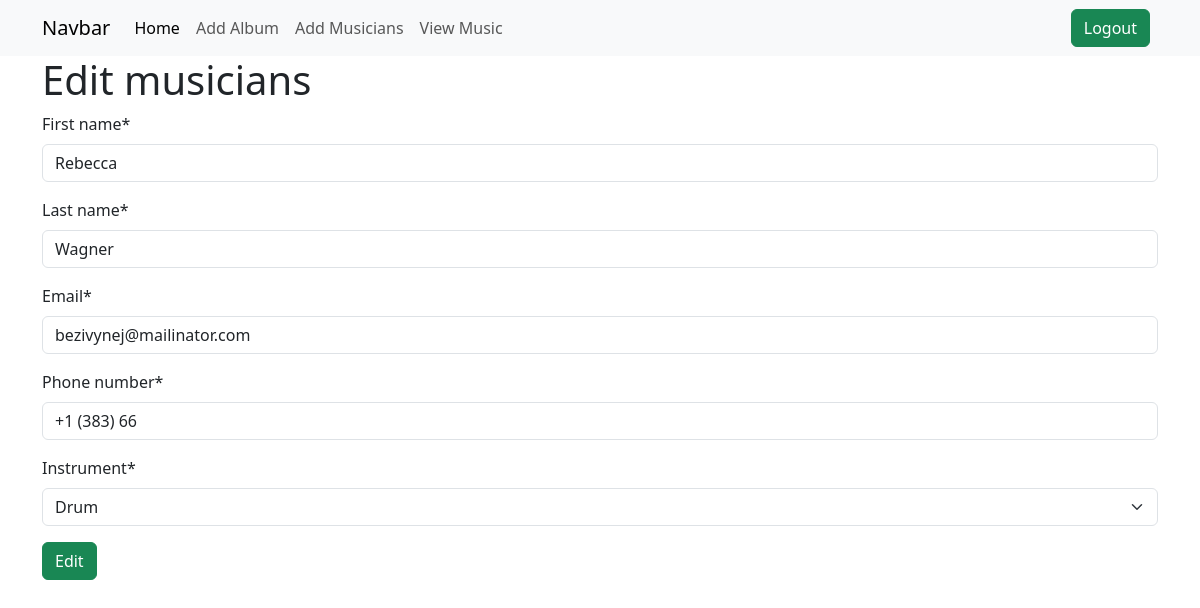
Page /musician/edit/musician/4 (signed in) on the earlier database version.
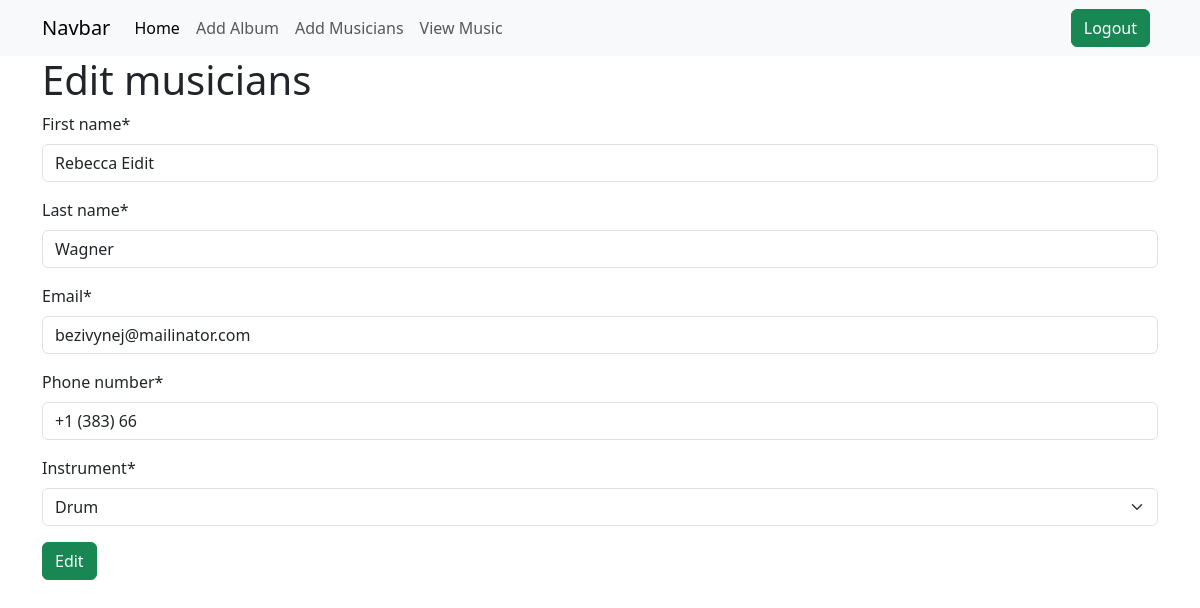
Same page on the later database version.
### musicians/models.py (models this page shows, shortened)
class Musician(models.Model):
    first_name = models.CharField(
        max_length=255, error_messages="Name can't be more than 255 characters")
    last_name = models.CharField(
        max_length=255, error_messages="Name can't be more than 255 characters")
    email = models.EmailField(
        unique=True, error_messages="Email must be unique and valid")
    phone_number = models.CharField(
        max_length=11, error_messages="Phone number must be 11 digits")
    instrument = models.CharField(max_length=50, choices=instruments_choices)

### musicians/views.py (the view)
@method_decorator(login_required, name="dispatch")
class UpdateMusicsView(UpdateView):
    model = Musician
    form_class = MusiciansForm
    pk_url_kwarg = 'id'
    template_name = 'editMusicians.html'
    success_url = reverse_lazy("view_musics")

### musicians/form.py
class MusiciansForm(ModelForm):
    class Meta:
        model = Musician
        fields = "__all__"

### musicians/templates/editMusicians.html (shortened to what this page needs)
{% extends "base.html" %}
{% load crispy_forms_tags %}
{% block mainContent %}
    <section class="container">
        <h1>Edit musicians</h1>
        <form method="post">
            {{ form |crispy }}
            <button class="btn btn-success">Edit</button>
        </form>
    </section>
{% endblock mainContent %}

Differences in the rows shown:
changed Musician "Wagner": first_name "Rebecca" → "Rebecca Eidit"
